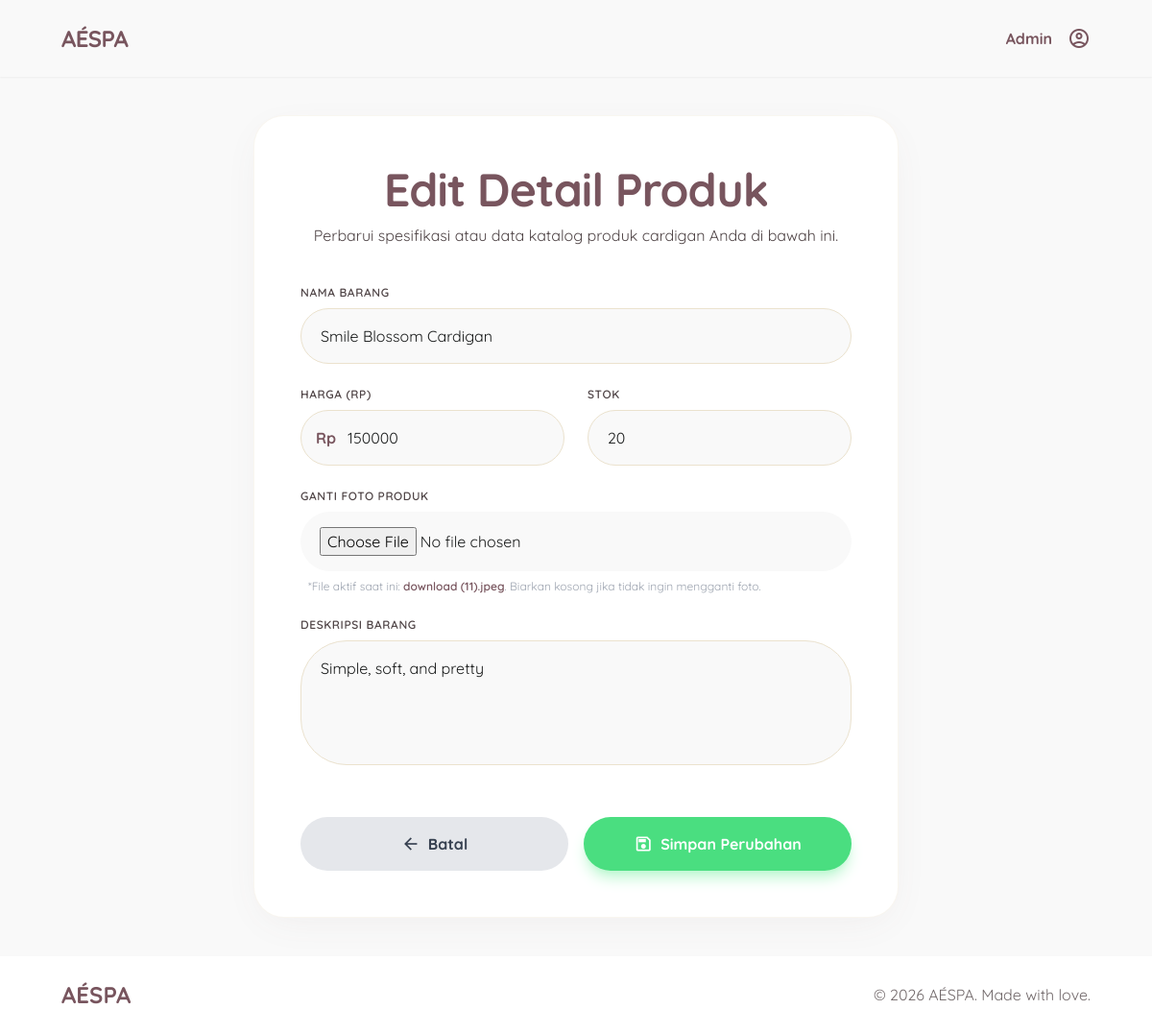
Screenshot of /admin/edit.php?id=7 (signed in) with the database file from the repository.
### tables this page shows
CREATE TABLE `barang` (
  `id` int NOT NULL,
  `nama_barang` varchar(100) NOT NULL,
  `harga` int NOT NULL,
  `stok` int NOT NULL,
  `foto` text NOT NULL,
  `deskripsi` text
);

### admin/edit.php (the view, shortened to what this page needs)
<?php
include '../koneksi.php';
$id = mysqli_real_escape_string($koneksi, $_GET['id']);
$query_ambil = mysqli_query($koneksi, "SELECT * FROM barang WHERE id = '$id'");
$data_lama = mysqli_fetch_assoc($query_ambil);
?>
<!DOCTYPE html>
<html lang="id">
<head>
    <script src="https://cdn.tailwindcss.com?plugins=forms,container-queries"></script>
    <script id="tailwind-config">
        tailwind.config = {
            darkMode: "class",
            theme: {
                extend: {
                    "colors": {
                        "surface-variant": "#e2e2e2",
                        "tertiary-container": "#ffd4c2",
                        "secondary-fixed-dim": "#cfc6b3",
                        "tertiary-fixed-dim": "#edbca6",
                        "surface-container-highest": "#e2e2e2",
                        "on-secondary-container": "#6a6454",
                        "tertiary-fixed": "#ffdbcc",
                        "outline-variant": "#d3c3c5",
                        "error-container": "#ffdad6",
                        "on-secondary": "#ffffff",
                        "secondary-fixed": "#ebe2ce",
                        "on-primary-fixed": "#2d141c",
                        "on-tertiary-container": "#7e5847",
                        "surface-container-low": "#f3f3f4",
                        "outline": "#817476",
                        "tertiary": "#7b5644",
                        "on-primary": "#ffffff",
                        "on-tertiary": "#ffffff",
                        "on-primary-container": "#7a5761",
                        "on-secondary-fixed-variant": "#4c4638",
                        "primary-fixed": "#ffd9e2",
                        "error": "#ba1a1a",
                        "surface-container": "#eeeeee",
                        "surface": "#f9f9f9",
                        "on-tertiary-fixed-variant": "#613e2e",
                        "surface-dim": "#dadada",
                        "inverse-primary": "#e7bbc6",
                        "on-surface": "#1a1c1c",
                        "inverse-on-surface": "#f0f1f1",
                        "on-error-container": "#93000a",
                        "on-tertiary-fixed": "#2f1407",
                        "surface-bright": "#f9f9f9",
                        "primary-fixed-dim": "#e7bbc6",
                        "on-primary-fixed-variant": "#5e3e47",
                        "on-secondary-fixed": "#1f1b0f",
                        "inverse-surface": "#2f3131",
                        "primary-container": "#ffd1dc",
                        "secondary": "#645e4f",
                        "background": "#f9f9f9",
                        "on-background": "#1a1c1c",
                        "secondary-container": "#ebe2ce",
                        "surface-container-high": "#e8e8e8",
                        "on-surface-variant": "#4f4446",
                        "on-error": "#ffffff",
                        "surface-container-lowest": "#ffffff",
                        "primary": "#78555e",
                        "surface-tint": "#78555e"
                    },
                    "borderRadius": {
                        "DEFAULT": "1rem",
                        "lg": "2rem",
                        "xl": "3rem",
                        "full": "9999px"
                    },
                    "spacing": {
                        "container-padding-desktop": "64px",
                        "unit": "4px",
                        "gutter": "24px",
                        "section-gap": "80px",
                        "container-padding-mobile": "20px"
                    },
                    "fontFamily": {
                        "display-lg-mobile": ["Quicksand"],
                        "label-sm": ["Quicksand"],
                        "body-lg": ["Quicksand"],
                        "display-lg": ["Quicksand"],
                        "headline-md": ["Quicksand"],
                        "body-md": ["Quicksand"]
                    },
                    "fontSize": {
                        "display-lg-mobile": ["32px", {"lineHeight": "40px", "letterSpacing": "-0.02em", "fontWeight": "700"}],
                        "label-sm": ["12px", {"lineHeight": "16px", "letterSpacing": "0.05em", "fontWeight": "600"}],
                        "body-lg": ["18px", {"lineHeight": "28px", "fontWeight": "400"}],
                        "display-lg": ["48px", {"lineHeight": "56px", "letterSpacing": "-0.02em", "fontWeight": "700"}],
                        "headline-md": ["24px", {"lineHeight": "32px", "fontWeight": "600"}],
                        "body-md": ["16px", {"lineHeight": "24px", "fontWeight": "400"}]
                    }
                },
            },
        }
    </script>
</head>
<body class="bg-surface text-on-surface min-h-screen flex flex-col">
    <header class="w-full top-0 sticky bg-surface dark:bg-surface-dim z-50 shadow-sm">
        <nav class="flex justify-between items-center px-container-padding-mobile md:px-container-padding-desktop h-20 w-full max-w-7xl mx-auto">
            <div class="font-display-lg text-headline-md text-primary dark:text-primary-fixed tracking-tight font-bold">
                AÉSPA
            </div>
            <div class="flex items-center gap-4 text-primary">
                <span class="text-primary font-bold">Admin</span>
                <span class="material-symbols-outlined cursor-pointer hover:scale-105 transition-transform" data-icon="account_circle">account_circle</span>
            </div>
        </nav>
    </header>
    <main class="flex-grow flex items-center justify-center py-10 px-container-padding-mobile">
        <div class="w-full max-w-2xl bg-surface-container-lowest rounded-lg p-8 md:p-12 soft-shadow border border-secondary-container/30">
            <div class="mb-10 text-center">
                <h1 class="font-display-lg text-display-lg-mobile md:text-display-lg text-primary mb-2">Edit Detail Produk</h1>
                <p class="text-on-surface-variant font-body-md">Perbarui spesifikasi atau data katalog produk cardigan Anda di bawah ini.</p>
            </div>
            <form class="space-y-6" action="" method="POST" enctype="multipart/form-data">
                <div class="space-y-2">
                    <label class="block font-label-sm text-label-sm text-on-surface-variant uppercase tracking-wider">Nama Barang</label>
                    <input name="nama_barang" value="<?php echo $data_lama['nama_barang']; ?>" class="w-full px-5 py-4 rounded-xl border-1.5 border-secondary-container bg-surface focus-ring transition-all text-body-md font-body-md text-on-surface" type="text" required/>
                </div>
                <div class="grid grid-cols-1 md:grid-cols-2 gap-6">
                    <div class="space-y-2">
                        <label class="block font-label-sm text-label-sm text-on-surface-variant uppercase tracking-wider">Harga (Rp)</label>
                        <div class="relative">
                            <span class="absolute left-4 top-1/2 -translate-y-1/2 text-primary font-bold">Rp</span>
                            <input name="harga" value="<?php echo $data_lama['harga']; ?>" class="w-full pl-12 pr-5 py-4 rounded-xl border-1.5 border-secondary-container bg-surface focus-ring transition-all text-body-md font-body-md text-on-surface" type="number" required/>
                        </div>
                    </div>
                    <div class="space-y-2">
                        <label class="block font-label-sm text-label-sm text-on-surface-variant uppercase tracking-wider">Stok</label>
                        <input name="stok" value="<?php echo $data_lama['stok']; ?>" class="w-full px-5 py-4 rounded-xl border-1.5 border-secondary-container bg-surface focus-ring transition-all text-body-md font-body-md text-on-surface" type="number" required/>
                    </div>
                </div>
                <div class="space-y-2">
                    <label class="block font-label-sm text-label-sm text-on-surface-variant uppercase tracking-wider">Ganti Foto Produk</label>
                    <div class="relative">
                        <input name="foto" class="w-full px-5 py-4 rounded-xl border-1.5 border-secondary-container bg-surface focus-ring transition-all text-body-md font-body-md text-on-surface" type="file" accept="image/*"/>
                    </div>
                    <p class="text-xs text-gray-400 mt-1 pl-2">
                        *File aktif saat ini: <span class="text-primary font-semibold"><?php echo $data_lama['foto']; ?></span>. Biarkan kosong jika tidak ingin mengganti foto.
                    </p>
                </div>
                <div class="space-y-2">
                    <label class="block font-label-sm text-label-sm text-on-surface-variant uppercase tracking-wider">Deskripsi Barang</label>
                    <textarea name="deskripsi" class="w-full px-5 py-4 rounded-xl border-1.5 border-secondary-container bg-surface focus-ring transition-all text-body-md font-body-md text-on-surface resize-none" rows="4" required><?php echo $data_lama['deskripsi']; ?></textarea>
                </div>
                <div class="flex flex-col md:flex-row gap-4 pt-6">
                    <a href="index.php" class="flex-1 order-2 md:order-1 py-4 rounded-full bg-gray-200 text-gray-700 font-bold hover:bg-gray-300 transition-all text-center flex items-center justify-center gap-2">
                        <span class="material-symbols-outlined text-[20px]">arrow_back</span>
                        Batal
                    </a>
                    <button name="edit" class="flex-1 order-1 md:order-2 py-4 rounded-full bg-[#4ade80] text-white font-bold shadow-lg shadow-green-200 hover:bg-[#22c55e] transition-all flex items-center justify-center gap-2" type="submit">
                        <span class="material-symbols-outlined text-[20px]">save</span>
                        Simpan Perubahan
                    </button>
                </div>
            </form>
        </div>
    </main>
    <footer class="w-full mt-auto bg-surface-container-lowest dark:bg-surface-container-highest">
        <div class="flex flex-col md:flex-row justify-between items-center py-6 px-container-padding-mobile md:px-container-padding-desktop w-full max-w-7xl mx-auto">
            <div class="font-display-lg text-headline-md text-primary mb-4 md:mb-0 font-bold">
                AÉSPA
            </div>
            <div class="text-on-surface-variant font-body-md text-body-md opacity-80">
                © 2026 AÉSPA. Made with love.
            </div>
        </div>
    </footer>
</body>
</html>

### admin/edit.php (style rules this page uses)
body { font-family: 'Quicksand', sans-serif; background-color: #f9f9f9; }
.material-symbols-outlined { font-variation-settings: 'FILL' 0, 'wght' 400, 'GRAD' 0, 'opsz' 24; }
.soft-shadow { box-shadow: 0 10px 40px -10px rgba(120, 85, 94, 0.08); }

### rows the page displays
barang: nama_barang "Smile Blossom Cardigan", harga "150000", stok "20", foto "download (11).jpeg", deskripsi "Simple, soft, and pretty"
